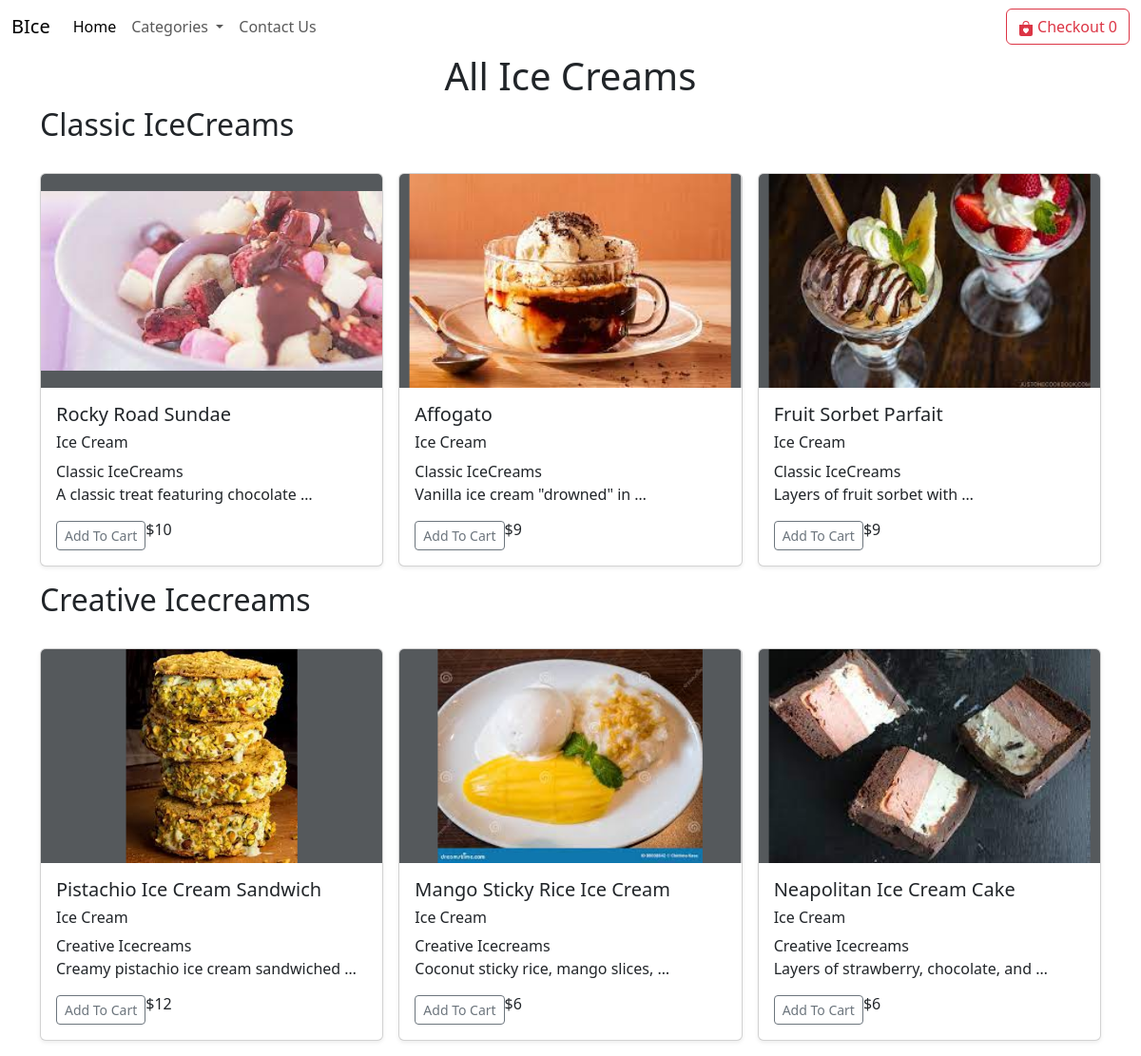
Page /icecream on the committed database.
### home/models.py (models this page shows, shortened)
class Product(models.Model):
    name = models.CharField(max_length=127)
    price = models.IntegerField(default=0)
    category = models.CharField(max_length=255,default="")
    subcategory = models.CharField(max_length=255,default="")
    description = models.CharField(max_length=250, default='', blank=True, null=True)
    image = models.ImageField(upload_to='products/images')

### home/views.py (the view)
# urls.py: path('icecream',views.icecream,name='icecream'),
def icecream(request):
    icecream_products = Product.objects.filter(category='Ice Cream')
    unique_subcategories = icecream_products.values_list('subcategory', flat=True).distinct()
    params = {'icecream_products': icecream_products, 'unique_subcategories': unique_subcategories}
    return render(request, 'icecream.html', params)

### templates/icecream.html (shortened to what this page needs)
{% extends "base.html" %}
{% block body %}
{% load static %}
<div class="container">
    <h1 class="text-center">All Ice Creams</h1>
    {% for subcategory in unique_subcategories %}
    <h2 class="text">{{ subcategory }}</h2>
    <div class="row row-cols-1 row-cols-sm-2 row-cols-md-3 g-3 my-3">
        {% for product in icecream_products %}
        {% if product.subcategory == subcategory %}
        <div class="col">
            <div class="card shadow-sm">
                <svg class="bd-placeholder-img card-img-top" width="100%" height="225" xmlns="http://www.w3.org/2000/svg" role="img" aria-label="Placeholder: Thumbnail" preserveAspectRatio="xMidYMid slice" focusable="false">
                    <title>{{ product.name }}</title>
                    <rect width="100%" height="100%" fill="#55595c"></rect>
                    <image xlink:href="/media/{{ product.image }}" width="100%" height="100%" />
                </svg>
                <div class="card-body">
                  <h5>{{ product.name }}</h5>
                  <h6>{{ product.category }}</h6>
                  <h7>{{ product.subcategory }}</h7>
                    <p class="card-text">{{ product.description|truncatewords:5 }}</p>
                    <div class="d-flex justify-content-between align-items-center">
                        <div class="btn-group">
                            <span id="div{{ product.name }}">
                                <button id="{{ product.name }}" type="button" class="btn btn-sm btn-outline-secondary cart">Add To Cart</button>
                            </span>
                            <h6 class="text-xl-end">${{product.price}}</h6>
                        </div>
                    </div>
                </div>
            </div>
        </div>
        {% endif %}
        {% endfor %}
    </div>
    {% endfor %}
</div>
{% endblock body %}

### rows in the picture
Product: name "Rocky Road Sundae", category "Ice Cream", subcategory "Classic IceCreams", description "A classic treat featuring chocolate …", price "10"
Product: name "Affogato", category "Ice Cream", subcategory "Classic IceCreams", description "Vanilla ice cream \"drowned\" in …", price "9"
Product: name "Fruit Sorbet Parfait", category "Ice Cream", subcategory "Classic IceCreams", description "Layers of fruit sorbet with …", price "9"
Product: name "Pistachio Ice Cream Sandwich", category "Ice Cream", subcategory "Creative Icecreams", description "Creamy pistachio ice cream sandwiched …", price "12"
Product: name "Mango Sticky Rice Ice Cream", category "Ice Cream", subcategory "Creative Icecreams", description "Coconut sticky rice, mango slices, …", price "6"
Product: name "Neapolitan Ice Cream Cake", category "Ice Cream", subcategory "Creative Icecreams", description "Layers of strawberry, chocolate, and …", price "6"

### other values in the picture
{{ subcategory }} "Classic IceCreams" "Creative Icecreams"
